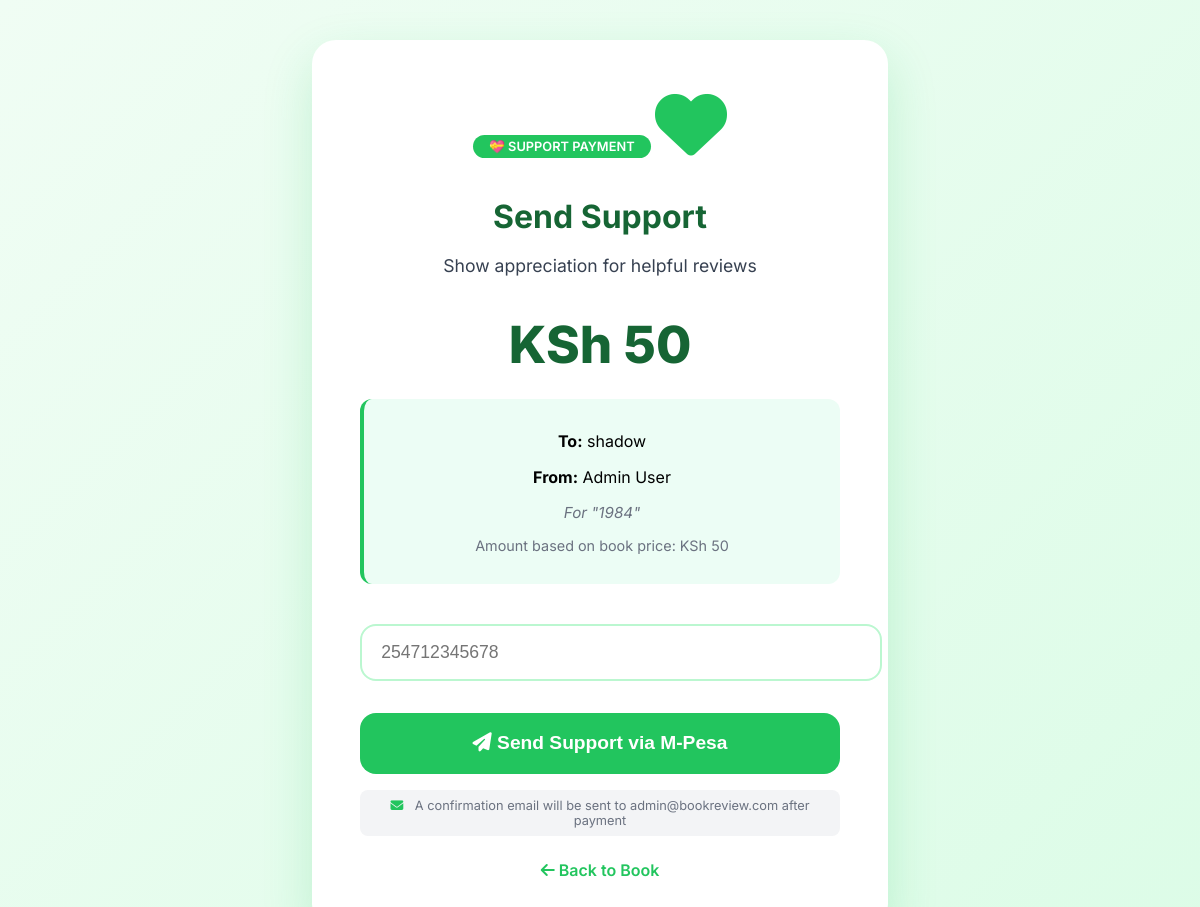
The page /payments/pay.php?reviewer_id=2&book_id=3 (signed in) on the database its author committed.
### tables this page shows
CREATE TABLE `books` (
  `book_id` int(11) NOT NULL,
  `title` varchar(255) NOT NULL,
  `author` varchar(100) NOT NULL,
  `description` text DEFAULT NULL,
  `cover_image` varchar(255) DEFAULT NULL,
  `year` int(11) DEFAULT NULL,
  `category` varchar(50) DEFAULT NULL,
  `created_at` timestamp NOT NULL DEFAULT current_timestamp(),
  `price` decimal(10,2) DEFAULT 0.00
);

CREATE TABLE `users` (
  `user_id` int(11) NOT NULL,
  `name` varchar(100) NOT NULL,
  `email` varchar(100) NOT NULL,
  `phone_number` varchar(15) DEFAULT NULL,
  `password` varchar(255) NOT NULL,
  `role` enum('user','admin') DEFAULT 'user',
  `created_at` timestamp NOT NULL DEFAULT current_timestamp()
);

### payments/pay.php (the view, shortened to what this page needs)
<?php
require_once '../config/db.php';
$paymentType = 'support';
$supportAmount = 50;
$bookId = 0;
$orderId = 0;
$recipientName = "the reviewer";
$senderName = $_SESSION['name'] ?? "User";
$bookTitle = "Book Review";
if (isset($_GET['order_id']) && isset($_GET['book_id']) && isset($_GET['amount'])) {
    $paymentType = 'order';
    $orderId = (int)$_GET['order_id'];
    $bookId = (int)$_GET['book_id'];
    $supportAmount = (float)$_GET['amount'];
    $stmt = $pdo->prepare("
        SELECT o.*, b.title, b.price
        FROM orders o
        JOIN sales s ON o.id = s.order_id
        JOIN books b ON s.product_id = b.book_id
        WHERE o.id = ? AND o.user_id = ?
    ");
    $stmt->execute([$orderId, $_SESSION['user_id']]);
    $order = $stmt->fetch();
    if ($order) {
        $bookTitle = $order['title'];
        $recipientName = "Order #$orderId";
    } else {
        header('Location: ../orders/my_orders.php');
        exit();
    }
}
else if (isset($_GET['reviewer_id']) && isset($_GET['book_id'])) {
    $supportToUserId = (int)$_GET['reviewer_id'];
    $bookId = (int)$_GET['book_id'];
    $stmt = $pdo->prepare("SELECT title, price FROM books WHERE book_id = ?");
    $stmt->execute([$bookId]);
    if ($book = $stmt->fetch()) {
        $bookTitle = $book['title'];
        $supportAmount = max(50, (int)$book['price']);
    }
    $stmt = $pdo->prepare("SELECT name FROM users WHERE user_id = ?");
    $stmt->execute([$supportToUserId]);
    if ($user = $stmt->fetch()) {
        $recipientName = $user['name'];
    }
} else {
    header('Location: ../index.php');
    exit();
}
$phone = '';
$success = false;
?>
<!DOCTYPE html>
<html lang="en">
<head>
    <link rel="stylesheet" href="https://cdnjs.cloudflare.com/ajax/libs/font-awesome/6.4.0/css/all.min.css">
</head>
<body>
<div class="card">
    <?php if ($success): ?>
        <div class="success-box">
            <i class="fas fa-check-circle icon"></i>
            <h2><?php echo $paymentType == 'order' ? 'Payment Request Sent!' : 'Support Request Sent!'; ?></h2>
            <p><strong>KSh <?= number_format($supportAmount) ?></strong> request sent to your phone</p>
            <p>Please complete the payment with your M-Pesa PIN</p>
            <div class="email-notice">
                <i class="fas fa-envelope"></i>
                A confirmation email has been sent to your registered email address.
            </div>
            <?php if($paymentType == 'order'): ?>
                <p style="margin-top: 1rem; font-size: 0.9rem;">Order #<?= $orderId ?> will be processed after payment confirmation</p>
            <?php endif; ?>
            <div class="back">
                Redirecting in <span id="countdown">3</span> seconds...
            </div>
        </div>
        <script>
            let seconds = 3;
            const countdown = document.getElementById('countdown');
            const timer = setInterval(() => {
                seconds--;
                countdown.textContent = seconds;
                if (seconds <= 0) {
                    clearInterval(timer);
                    window.location.href = "<?php echo $paymentType == 'order' ? '../orders/my_orders.php' : '../books/view.php?id=' . $bookId; ?>";
                }
            }, 1000);
        </script>
    <?php else: ?>
        <div class="payment-badge">
            <?php echo $paymentType == 'order' ? '📦 ORDER PAYMENT' : '💝 SUPPORT PAYMENT'; ?>
        </div>
        <i class="fas fa-<?php echo $paymentType == 'order' ? 'shopping-cart' : 'heart'; ?> icon"></i>
        <h1><?php echo $paymentType == 'order' ? 'Complete Payment' : 'Send Support'; ?></h1>
        <div class="message">
            <?php echo $paymentType == 'order' ? 'Complete your order payment securely with M-Pesa' : 'Show appreciation for helpful reviews'; ?>
        </div>
        <div class="amount">KSh <?= number_format($supportAmount) ?></div>
        <div class="recipient-info">
            <?php if($paymentType == 'order'): ?>
                <p><strong>Order #:</strong> <?= $orderId ?></p>
            <?php else: ?>
                <p><strong>To:</strong> <?= htmlspecialchars($recipientName) ?></p>
            <?php endif; ?>
            <p><strong>From:</strong> <?= htmlspecialchars($senderName) ?></p>
            <p class="book-reference">For "<?= htmlspecialchars($bookTitle) ?>"</p>
            <?php if($paymentType == 'order'): ?>
                <p class="price-note">Order amount: KSh <?= number_format($supportAmount) ?></p>
            <?php else: ?>
                <p class="price-note">Amount based on book price: KSh <?= number_format($supportAmount) ?></p>
            <?php endif; ?>
        </div>
        <form method="POST">
            <input type="text"
                   name="phone"
                   value="<?= htmlspecialchars($phone) ?>"
                   placeholder="254712345678"
                   required
                   pattern="2547[0-9]{8}"
                   title="Enter your M-Pesa number starting with 2547"
                   oninput="this.value = this.value.replace(/\D/g,'').substring(0,12); if(!this.value.startsWith('254')) this.value='254'+this.value.slice(3);">
            <button type="submit">
                <i class="fas fa-<?php echo $paymentType == 'order' ? 'shopping-cart' : 'paper-plane'; ?>"></i>
                <?php echo $paymentType == 'order' ? 'Pay via M-Pesa' : 'Send Support via M-Pesa'; ?>
            </button>
        </form>
        <div class="email-notice">
            <i class="fas fa-envelope"></i>
            A confirmation email will be sent to <?= htmlspecialchars($_SESSION['email'] ?? 'your email') ?> after payment
        </div>
        <div class="back" style="margin-top: 1.5rem;">
            <a href="<?php echo $paymentType == 'order' ? '../orders/my_orders.php' : '../books/view.php?id=' . $bookId; ?>">
                <i class="fas fa-arrow-left"></i>
                Back to <?php echo $paymentType == 'order' ? 'My Orders' : 'Book'; ?>
            </a>
        </div>
    <?php endif; ?>
</div>
</body>
</html>

### rows shown on the page
books: price "50", title "1984"
users: name "shadow"

### other values the page prints
$senderName "Admin User"
$_SESSION['email'] "admin@bookreview.com"
